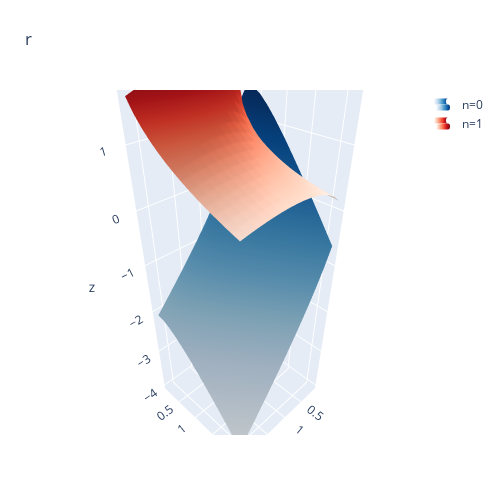

Notebook code cell kept with this figure:
### Code cell
# Plot the surface.
Z = [None, None]
Z[0] = np.array([[results['r'][g0][g1][0,0,0] for g1 in G1_grid] for g0 in G0_grid ])
Z[1] = np.array([[results['r'][g0][g1][1,0,0] for g1 in G1_grid] for g0 in G0_grid ])
fig = go.Figure(data=[go.Surface(z=Z[0], y=G0_grid, x=G1_grid, name = 'n=0',colorscale = 'Blues')])
fig.add_trace(go.Surface(z=Z[1], y=G0_grid, x=G1_grid,name = 'n=1', colorscale = 'Reds')
            )
fig.update_layout(title='r', autosize=False,
                  width=500, height=500,
                  margin=dict(l=65, r=50, b=65, t=90))
fig.update_layout(scene = dict(xaxis_title='G_0',
                    yaxis_title='G_1'
                              )
                 )
fig.update_traces(showlegend=True, showscale=False)
fig.show()
fig.write_html(f"{folder}/r_{config}.html")

### Figure 1 — Plotly figure (JSON) as saved in the notebook; plotly's stock layout.template omitted (floating-point values rounded to 4 significant figures; data arrays with more than 128 entries replaced by an {"elided": "..."} marker saying what was removed)
{"data": [{"colorscale": [[0, "rgb(247,251,255)"], [0.125, "rgb(222,235,247)"], [0.25, "rgb(198,219,239)"], [0.375, "rgb(158,202,225)"], [0.5, "rgb(107,174,214)"], [0.625, "rgb(66,146,198)"], [0.75, "rgb(33,113,181)"], [0.875, "rgb(8,81,156)"], [1, "rgb(8,48,107)"]], "name": "n=0", "showlegend": true, "showscale": false, "type": "surface", "x": [0.1, 0.2464, 0.3929, 0.5393, 0.6857, 0.8321, 0.9786, 1.125, 1.271, 1.418, 1.564, 1.711, 1.857, 2.004, 2.15], "y": [0.1, 0.2464, 0.3929, 0.5393, 0.6857, 0.8321, 0.9786, 1.125, 1.271, 1.418, 1.564, 1.711, 1.857, 2.004, 2.15], "z": {"elided": "15x15 float values"}}, {"colorscale": [[0, "rgb(255,245,240)"], [0.125, "rgb(254,224,210)"], [0.25, "rgb(252,187,161)"], [0.375, "rgb(252,146,114)"], [0.5, "rgb(251,106,74)"], [0.625, "rgb(239,59,44)"], [0.75, "rgb(203,24,29)"], [0.875, "rgb(165,15,21)"], [1, "rgb(103,0,13)"]], "name": "n=1", "showlegend": true, "showscale": false, "type": "surface", "x": [0.1, 0.2464, 0.3929, 0.5393, 0.6857, 0.8321, 0.9786, 1.125, 1.271, 1.418, 1.564, 1.711, 1.857, 2.004, 2.15], "y": [0.1, 0.2464, 0.3929, 0.5393, 0.6857, 0.8321, 0.9786, 1.125, 1.271, 1.418, 1.564, 1.711, 1.857, 2.004, 2.15], "z": {"elided": "15x15 float values"}}], "layout": {"autosize": false, "height": 500, "margin": {"b": 65, "l": 65, "r": 50, "t": 90}, "scene": {"xaxis": {"title": {"text": "G_0"}}, "yaxis": {"title": {"text": "G_1"}}}, "title": {"text": "r"}, "width": 500}}
